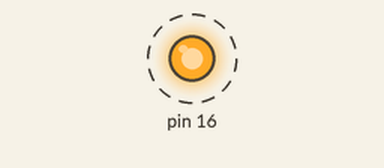
A sketch run on a simulated Arduino Uno, built with avr-gcc and run on an emulated ATmega328P. On the bench: output pins drawn as LEDs (lit = HIGH). Dashed ring = blinking.

Above: at 0.2 s.
Timing chart, 0 to 3.0 s (numbered marks = the images above):
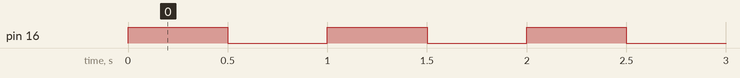

The sketch:

NodeMCU_ledflash.ino
```cpp
void setup()
{
  pinMode(16, OUTPUT);
}
void loop()
{
  digitalWrite(16, HIGH);
  delay(500);
  digitalWrite(16, LOW);
  delay(500);
}
```

Measured:
- by itself, pin 16: alternates HIGH for 0.50 s and LOW for 0.50 s
